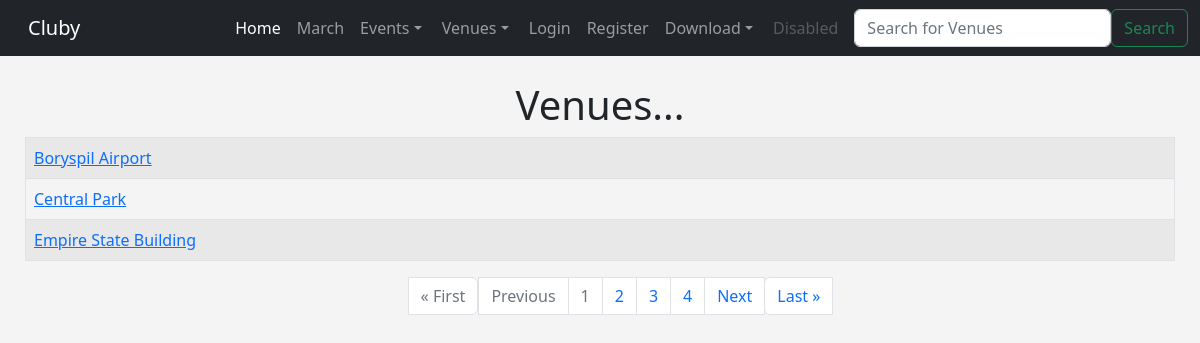
Screenshot of /list_venues with the database file from the repository.
### events/models.py (models this page shows)
class Venue(models.Model):
    name = models.CharField('Venue Name', max_length = 120)
    address = models.CharField(max_length = 300)
    zip_code = models.CharField('Zip Code', max_length = 15)
    phone = models.CharField('Contact Phone', max_length = 25, blank=True)
    web = models.URLField('Website Address', blank=True)
    email_address = models.EmailField('Email Address', blank=True)
    owner = models.IntegerField("Venue Owner", blank=False, default=1)
    def __str__(self):
        return self.name

### events/views.py (the view)
# urls.py: path('list_venues', views.list_venues, name='list-venues'),
def list_venues(request):
    p = Paginator(Venue.objects.all().order_by('name'), 3)
    page = request.GET.get('page')
    venues = p.get_page(page)
    nums = "a" * venues.paginator.num_pages
    return render(request, 'events/venues.html', {
        'venues': venues,
        'nums': nums,
    })

### events/templates/events/venues.html (shortened to what this page needs)
{% extends 'events/base.html' %}
{% block content %}
<center>
    <h1>Venues...</h1>
    <table class="table table-striped table-hover table-bordered">
        {% for venue in venues %}
            <tr>
                <td>
                    <a href="{% url 'show-venue' venue.id %}">{{ venue }}</a>
                    <br>
                </td>
            </tr>
        {% endfor %}
    </table>
        <nav aria-label="Page navigation example">
            <ul class="pagination justify-content-center">
                {% if venues.has_previous %}
                    <li class="page-item"><a class="page-link" href="?page=1">&laquo First</a></li>
                    <li class="page-item"><a class="page-link" href="?page={{ venues.previous_page_number }}">Previous</a></li>
                {% else %}
                    <li class="page-item disabled"><a class="page-link" href="">&laquo First</a></li>
                    <li class="page-item disabled"><a class="page-link" href="">Previous</a></li>
                {% endif %}
                {% for i in nums %}
                    {% if venues.number != forloop.counter %}
                        <li class="page-item"><a class="page-link" href="?page={{ forloop.counter }}">{{ forloop.counter }}</a></li>
                    {% else %}
                        <li class="page-item disabled"><a class="page-link" href="">{{ forloop.counter }}</a></li>
                    {% endif %}
                {% endfor %}
                {% if venues.has_next %}
                    <li class="page-item"><a class="page-link" href="?page={{ venues.next_page_number }}">Next</a></li>
                    <li class="page-item"><a class="page-link" href="?page={{ venues.paginator.num_pages }}">Last &raquo</a></li>
                {% else %}
                    <li class="page-item disabled"><a class="page-link" href="">Next</a></li>
                    <li class="page-item disabled"><a class="page-link" href="">Last &raquo</a></li>
                {% endif %}
            </ul>
        </nav>
</center>
{% endblock %}

### events/templates/events/base.html (style rules this page uses)
body { background: #f4f4f4; }

### rows the page displays
Venue: name "Boryspil Airport"
Venue: name "Central Park"
Venue: name "Empire State Building"
